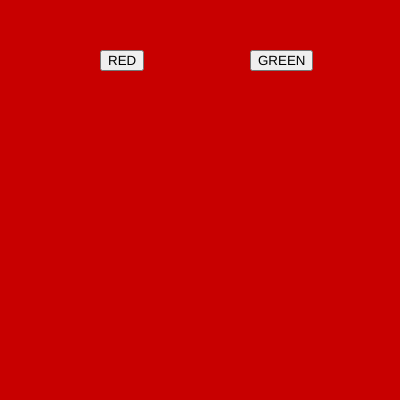
Frame 1 (no input)
Frame 60 (no input): identical to frame 1, image omitted
Frame 120 (the mouse pressed at the canvas centre since frame 60): identical to frame 1, image omitted

The p5.js sketch that drew this single still picture (run headless with seeded random() and noise() and a simulated clock; from frame 60 on, the mouse is pressed at the canvas centre):

// p5.js sketch
// ── sketch.js
var btn_red;
var btn_green;

var r = 200;
var g = 0;
var b = 0;

function setup() {
  createCanvas(400, 400);
  
  btn_red = createButton("RED");
  btn_red.position(100,50);
  btn_red.mousePressed(red_bg);

  btn_green = createButton("GREEN");
  btn_green.position(250,50)
  btn_green.mousePressed(green_bg);
}

function draw() {
  background(r,g,b);
}

function red_bg() {
  r = 255;
  g = 0;
  b = 0;
}

function green_bg() {
  r = 0;
  g = 255;
  b = 0;
}
